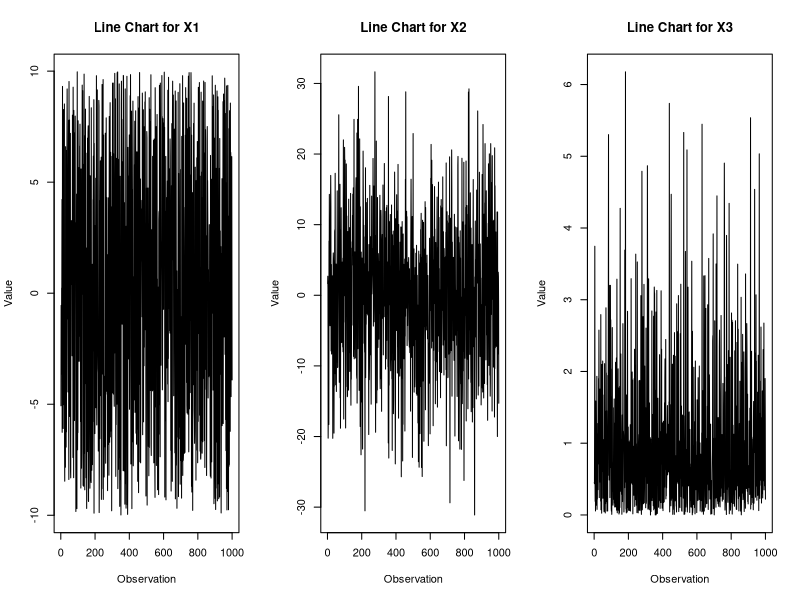
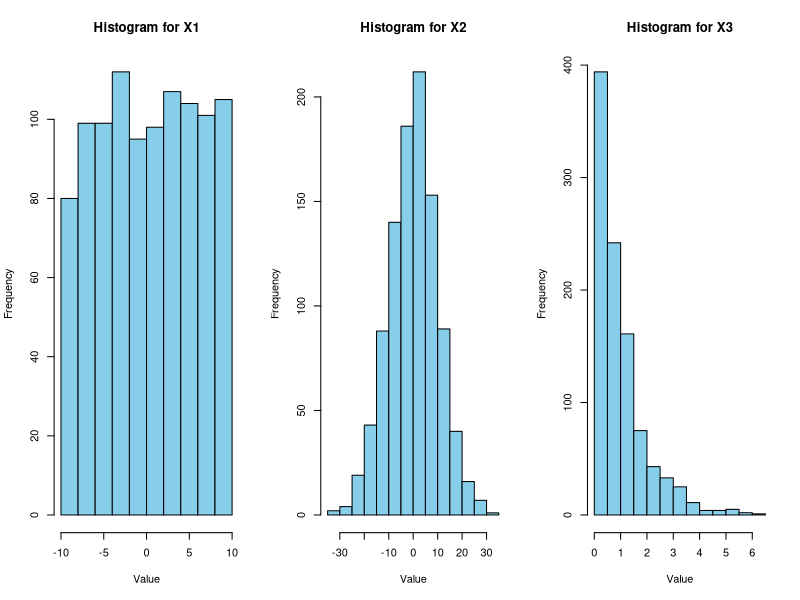
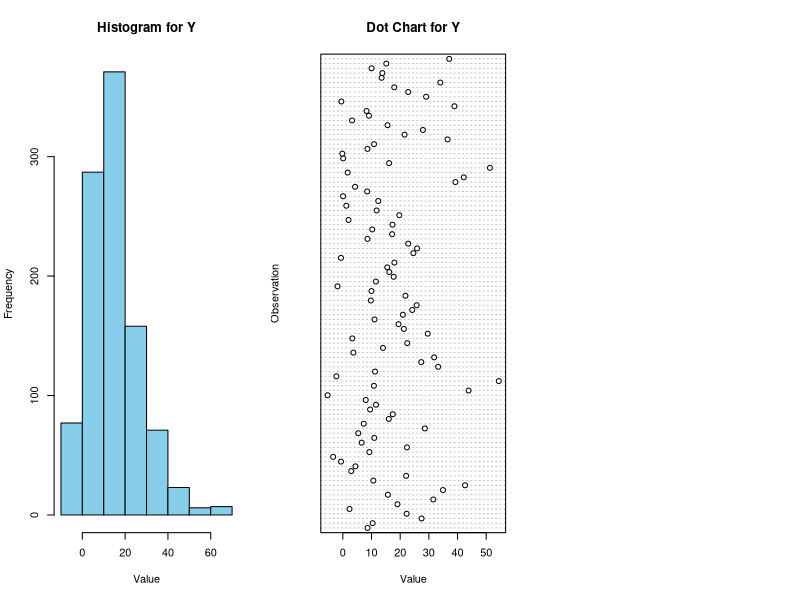
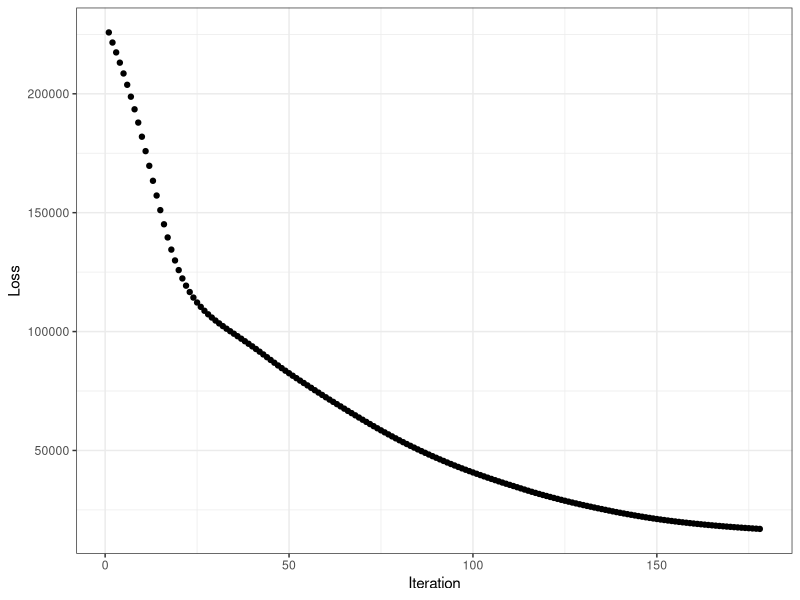

Reproduce these figures in R, in order. (Note: a time limit stopped this script after it produced the figures.)
## ---- chunk 1
library(tidyverse)

## create data:
m <- 1000
n_1_manual <- 3
n_L_manual <- 1

# initialize Xs
X <- data.frame(X1 = runif(n = m, min = -10, max = 10),
                X2 = rnorm(n = m, mean = 0, sd = 10),
                X3 = rexp(n = m, rate = 1)) %>%
  as.matrix(nrow = m,
            ncol = n_1_manual)

# get response
Y <- X[, 1] + 10 * sin(X[, 2])^2 + 10 * X[, 3] + rnorm(n = 1000)

# fix dims according to NN specs
X <- t(X)
Y <- t(Y)



# Create line chart for each variable
par(mfrow = c(1, 3))  # Set up plotting layout
for (i in 1:3) {
  plot(X[i, ], type = "l", main = paste("Line Chart for", rownames(X)[i]),
       xlab = "Observation", ylab = "Value")
}

# Create histogram for each variable
par(mfrow = c(1, 3))  # Reset plotting layout
for (i in 1:3) {
  hist(X[i, ], main = paste("Histogram for", rownames(X)[i]),
       xlab = "Value", ylab = "Frequency", col = "skyblue", border = "black")
}



# Create histogram for Y variable
hist(Y, main = "Histogram for Y", xlab = "Value", ylab = "Frequency", col = "skyblue", border = "black")

# Select a subset of Y values to display on the dot chart
subset_Y <- Y[seq(1, length(Y), by = 10)]  # Adjust the 'by' value as needed to control the density

# Create dot chart for Y variable with subset of values
dotchart(subset_Y, main = "Dot Chart for Y", xlab = "Value", ylab = "Observation")
## ---- chunk 2
## Specify Link Functions & Derivatives
get_link <- function(type = "sigmoid") {
  
  if (type == "identity") {
    # identity
    g <- function(x) {x}
    
  } else if (type == "sigmoid") {
    # sigmoid
    g <- function(x) {1 / (1 + exp(-x))}
    
  } else if (type == "softmax") {
    # softmax
    g <- function(x) {
      exp_x <- exp(x - max(x))  # Subtracting max(x) for numerical stability
      return(exp_x / sum(exp_x))
    }
    
  } else if (type == "relu") {
    # ReLU
    g <- function(x) {x * as.numeric(x > 0)}
    
  } else (return(NULL))
  
  return(g)

}

get_link_prime <- function(type = "sigmoid") {
  
  if (type == "identity") {
    # identity [FIX]
    g_prime <- function(x) {rep(1, length(x))}
    
  } else if (type == "sigmoid") {
    # sigmoid
    g_prime <- function(x) {exp(-x) / (1 + exp(-x))^2}
    
  } else if (type == "softmax") {
    # Derivative of softmax
    g_prime <- function(x) {
      s <- get_link("softmax")(x)
      return(s * (1 - s))
    }
  } else if (type == "relu") {
    # ReLU
    g_prime <- function(x) {as.numeric(x > 0)}
    
  } else (return(NULL))
  
  return(g_prime)

}
## ---- chunk 3
## Specify Loss Functions & Derivatives
get_loss_function <- function(type = "squared_error") {
  
  if (type == "squared_error") {
    
    loss <- function(y_hat, y) {sum((y_hat - y)^2)}
    
  } else if (type == "absolute_error") {
    
    loss <- function(y_hat, y) {sum(abs(y_hat - y))}
    
  } else if (type == "binary_cross_entropy") {
    
    loss <- function(y_hat, y) {-(y * log(y_hat) + (1-y) * log(1 - y_hat))}
    
  } else if (type == "categorical_cross_entropy") {
    
    loss <- function(y_hat, y) {-sum(y * log(y_hat))}
    
  } else (return(NULL))
  
  return(loss)

}

get_loss_prime <- function(type = "squared_error") {
  
  if (type == "squared_error") {
    
    loss_prime <- function(y_hat, y) {sum(2 * (y_hat - y))}
    
  } else if (type == "absolute_error") {
    
    loss_prime <- function(y_hat, y) {sum(sign(y_hat - y))}
    
  } else if (type == "binary_cross_entropy") {
    
    loss_prime <- function(y_hat, y) {-((y / y_hat) - ((1 - y) / (1 - y_hat)))}
    
  } else if (type == "categorical_cross_entropy") {
    
    loss_prime <- function(y_hat, y) {-sum(y / y_hat)}
    
  } else (return(NULL))
  
  return(loss_prime)

}
## ---- chunk 4
## creates a list of n empty lists
create_lists <- function(n) {
  out <- list()
  
  for (i in 1:n) {
    out[[i]] <- list()
  }
  
  return(out)
}

## friendlier diag() function
diag_D <- function(x) {
  
  if (length(x) == 1) {
        out <- x
      } else {
        out <- diag(as.numeric(x))
      }
  
  return(out)
}

generate_layer_sizes <- function(X,
                                 Y,
                                 hidden_layer_sizes) {
  
  return(c(nrow(X), hidden_layer_sizes, nrow(Y)))
  
}
## ---- chunk 5
initialize_NN <- function(layer_sizes,
                          activation_function = "sigmoid",
                          last_activation_function = "identity",
                          lower_bound = 0,
                          upper_bound = 1) {
  
  n <- layer_sizes
  
  ## initialize parameter matrices
  W <- list()
  b <- list()
  
  ## could vectorize w/ mapply()
  for (l in 2:length(n)) {
  
    W[[l]] <- matrix(data = runif(n = n[l - 1] * n[l],
                                  min = lower_bound,
                                  max = upper_bound),
                     nrow = n[l],
                     ncol = n[l - 1])
  
    b[[l]] <- matrix(data = runif(n = n[l],
                                  min = lower_bound,
                                  max = upper_bound),
                     nrow = n[l],
                     ncol = 1)
  
  }
  
  ## return
  return(list(W = W,
              b = b,
              activation_function = activation_function,
              last_activation_function = last_activation_function))
}
## ---- chunk 6
NN_output <- function(X,
                      NN_obj) {
  
  L <- length(NN_obj$W)
  ## if X is one obs, input will be a vector so dim will be null
  m <- ifelse(is.null(ncol(X)),
              1,
              ncol(X))
  
  g <- get_link(NN_obj$activation_function)
  g_last <- get_link(NN_obj$last_activation_function)
  
  a <- list()
  
  a[[1]] <- X
  
  for (l in 2:(L - 1)) {
    a[[l]] <- g(NN_obj$W[[l]] %*% a[[l - 1]] + matrix(data = rep(x = NN_obj$b[[l]],
                                                                 times = m),
                                                      ncol = m))
  }
  
  a[[L]] <- g_last(NN_obj$W[[L]] %*% a[[L - 1]] + matrix(data = rep(x = NN_obj$b[[L]],
                                                                    times = m),
                                                         ncol = m))
  
  return(a[[L]])
  
}
## ---- chunk 7
GD_iter <- function(NN_obj,
                    X,
                    Y,
                    rho = 1,
                    verbose = FALSE,
                    very_verbose = FALSE) {
  
  L <- length(NN_obj$W)
  ## if X is one obs, input will be a vector so dim will be null
  m <- ifelse(is.null(ncol(X)),
              1,
              ncol(X))
  
  ## get links
  g <- get_link(NN_obj$activation_function)
  g_prime <- get_link_prime(NN_obj$activation_function)
  g_last <- get_link(NN_obj$last_activation_function)
  g_last_prime <- get_link_prime(NN_obj$last_activation_function)
  
  z <- create_lists(L)
  a <- create_lists(L)
  D <- create_lists(L)
  delta <- create_lists(L)
  del_W <- create_lists(L)
  del_b <- create_lists(L)
  
  ## gradient descent
  for (i in 1:m) {
    
    ## forward
    a[[1]][[i]] <- X[, i]
    
    for (l in 2:(L - 1)) {
      z[[l]][[i]] <- NN_obj$W[[l]] %*% a[[l - 1]][[i]] + NN_obj$b[[l]]
      a[[l]][[i]] <- g(z[[l]][[i]])
      D[[l]][[i]] <- diag_D(g_prime(z[[l]][[i]]))
      
      if (very_verbose == TRUE) {print(paste0("Forward: obs ", i, " - layer ", l))}
    }
    
    ## last layer
    z[[L]][[i]] <- NN_obj$W[[L]] %*% a[[L - 1]][[i]] + NN_obj$b[[L]]
    a[[L]][[i]] <- g_last(z[[L]][[i]])
    D[[L]][[i]] <- diag_D(g_last_prime(z[[L]][[i]]))
    
    ## backward
    # eventually fix to match with loss function
    delta[[L]][[i]] <- D[[L]][[i]] %*% (a[[L]][[i]] - Y[, i])
    
    for (l in (L - 1):2) {
      delta[[l]][[i]] <- D[[l]][[i]] %*% t(NN_obj$W[[l + 1]]) %*% delta[[l + 1]][[i]]
      if (very_verbose == TRUE) {print(paste0("Backward: obs ", i, " - layer ", l))}
    }
    
    for (l in 2:L) {
      del_W[[l]][[i]] <- delta[[l]][[i]] %*% t(a[[l - 1]][[i]])
      del_b[[l]][[i]] <- delta[[l]][[i]]
      if (very_verbose == TRUE) {print(paste0("del: obs ", i, " - layer ", l))}
    }
    
    if ((verbose == TRUE) & (i %% 100 == 0)) {print(paste("obs", i, "/", m))}
    
  }
  
  ## update parameters
  
  # get averages
  ## del_W is a list where each element represents a layer
  ## in each layer, there's a list representing the layer's result for that obs
  ## here we collapse the results by taking the sum of our gradients
  del_W_all <- lapply(X = del_W,
                      FUN = Reduce,
                      f = "+") %>%
    lapply(X = .,
           FUN = function(x) x / m)
  
  del_b_all <- lapply(X = del_b,
                      FUN = Reduce,
                      f = "+") %>%
    lapply(X = .,
           FUN = function(x) x / m)
  
  # apply gradient
  W_out <- mapply(FUN = function(A, del_A) {A - rho * del_A},
                  A = NN_obj$W,
                  del_A = del_W_all)
  
  b_out <- mapply(FUN = function(A, del_A) {A - rho * del_A},
                  A = NN_obj$b,
                  del_A = del_b_all)
  
  ## return a new NN object
  return(list(W = W_out,
              b = b_out,
              activation_function = NN_obj$activation_function,
              last_activation_function = NN_obj$last_activation_function))
}
## ---- chunk 8
GD_perform <- function(X,
                       Y,
                       init_NN_obj,
                       rho = 0.01,
                       loss_function = "squared_error",
                       threshold = 1,
                       max_iter = 100,
                       print_descent = FALSE) {
  
  ## setup
  done_decreasing <- FALSE
  
  objective_function <- get_loss_function(type = loss_function)
  
  iteration_outputs <- list()
  output_objectives <- numeric()
  
  iteration_input <- init_NN_obj
  
  iter <- 1
  
  initial_objective <- objective_function(y = Y,
                                          y_hat = NN_output(X = X,
                                                            NN_obj = init_NN_obj))
  
  if (print_descent == TRUE) {
    print(paste0("iter: ", 0, "; obj: ", round(initial_objective, 1)))
  }
  
  while ((!done_decreasing) & (iter < max_iter)) {
    
    ## get input loss
    in_objective <- objective_function(y = Y,
                                       y_hat = NN_output(X = X,
                                                         NN_obj = iteration_input))
    
    ## iterate
    iteration_output <- GD_iter(NN_obj = iteration_input,
                                X = X,
                                Y = Y,
                                rho = rho,
                                verbose = FALSE,
                                very_verbose = FALSE)

    ## outputs
    out_objective <- objective_function(y = Y,
                                        y_hat = NN_output(X = X,
                                                          NN_obj = iteration_output))
    
    iteration_input <- iteration_output
    iteration_outputs[[iter]] <- iteration_output
    output_objectives[[iter]] <- out_objective
    
    if (print_descent == TRUE) {
      print(paste0("iter: ", iter, "; obj: ", round(out_objective, 1)))
    }
    
    iter <- iter + 1
    
    ## evaluate
    if (abs(in_objective - out_objective) < threshold) {
      done_decreasing <- TRUE
    }
    
  }
  
  return(list(final_NN = iteration_output,
              intermediate_NN = iteration_outputs,
              output_objectives = output_objectives,
              initial_objective = initial_objective,
              params = list(rho = rho,
                            loss_function = loss_function,
                            initial_NN = init_NN_obj)))
}
## ---- chunk 9
GD_plot <- function(GD_obj) {
  
    data.frame(x = 1:length(GD_obj$output_objectives),
               y = GD_obj$output_objectives) %>%
    ggplot(aes(x = x,
               y = y)) +
    geom_point() +
    theme_bw() +
    labs(x = "Iteration",
         y = "Loss")
    
}

GD_summary <- function(GD_obj,
                       print_summary = TRUE) {
  
  ## num iter
  num_iter <- length(GD_obj$output_objectives)
  
  ## loss improvement
  initial_objective <- GD_obj$initial_objective %>% round(1)
  final_objective <- last(GD_obj$output_objectives) %>% round(1)
  loss_improvement_ratio <- (final_objective / initial_objective)  %>% round(4)
  
  if (print_summary == TRUE) {
  
    ## prints
    cat(paste0("Gradient Descent Summary:", "\n",
               "  |", "\n",
               "  |  Number of Iterations: ", num_iter, "\n",
               "  |", "\n",
               "  |  Initial Objective: ", initial_objective, "\n",
               "  |  Final Objective: ", final_objective, "\n",
               "  |  Ratio: ", loss_improvement_ratio, "\n", "\n"))
    
    cat(paste0("----------------------------------------", "\n",
               "Initial W:", "\n", "\n"))
    print(GD_obj$params$initial_NN$W[-1])
    cat(paste0("----------------------------------------", "\n",
               "Final W:", "\n", "\n"))
    print(GD_obj$final_NN$W[-1])
    
    cat(paste0("----------------------------------------", "\n",
               "Initial b:", "\n", "\n"))
    print(GD_obj$params$initial_NN$b[-1])
    cat(paste0("----------------------------------------", "\n",
               "Final b:", "\n", "\n"))
    print(GD_obj$final_NN$b[-1])
    
  }
  
  return(list(num_iter = num_iter,
              initial_objective = initial_objective,
              final_objective = final_objective,
              loss_improvement_ratio = loss_improvement_ratio))
}
## ---- chunk 10
## initialize NN
init_NN <- initialize_NN(layer_sizes = generate_layer_sizes(X = X,
                                                            Y = Y,
                                                            hidden_layer_sizes = c(3)),
                         activation_function = "relu",
                         last_activation_function = "identity",
                         lower_bound = 0,
                         upper_bound = 1)

## train NN
GD_NN <- GD_perform(X = X,
                    Y = Y,
                    init_NN_obj = init_NN,
                    rho = 0.001,
                    loss_function = "squared_error",
                    threshold = 100,
                    max_iter = 1000,
                    print_descent = FALSE)

final_NN <- GD_NN$final_NN

## Summaries
NN_sum <- GD_summary(GD_obj = GD_NN)

GD_plot(GD_NN)
## ---- chunk 11
## get_layer_size function
get_layer_sizes <- function(NN_obj) {
  n_1 <- ncol(NN_obj$W[[2]])
  
  n_H <- sapply(NN_obj$W[-1],
                nrow)
  
  return(c(n_1, n_H))
}
## ---- chunk 12
layer_sizes_test <- get_layer_sizes(final_NN)
## ---- chunk 13
library(ggplot2)


# Number of folds for cross-validation
k <- 5
max_iter <- 100  # Set the maximum number of iterations for gradient descent

# Initialize vectors to store training and validation losses
train_losses <- matrix(NA, nrow = max_iter, ncol = k)
valid_losses <- matrix(NA, nrow = max_iter, ncol = k)

# Perform 5-fold cross-validation
for (fold in 1:k) {
  
  ## Define fold indices for X and Y separately
  fold_indices_X <- ((fold - 1) * ncol(X) / k + 1):(fold * ncol(X) / k)
  fold_indices_Y <- ((fold - 1) * ncol(Y) / k + 1):(fold * ncol(Y) / k)

  ## Splitting the data into train and validation sets for X and Y
  X_valid_fold <- X[, fold_indices_X]
  Y_valid_fold <- Y[, fold_indices_Y, drop = FALSE]
  X_train_fold <- X[, -fold_indices_X]
  Y_train_fold <- Y[, -fold_indices_Y, drop = FALSE]
  
  # Perform gradient descent on the training set for this fold
  GD_NN <- GD_perform(X = X_train_fold,
                      Y = Y_train_fold,
                      init_NN_obj = init_NN,
                      rho = 0.001,
                      loss_function = "squared_error",
                      threshold = 100,
                      max_iter = 1000,
                      print_descent = FALSE)
  
  # Evaluate the model on the validation set for this fold
  objective_function <- function(y, y_hat) {
    return(get_loss_function(type = "squared_error")(y_hat, y))
    }
  for (epoch in 1:max_iter) {
    train_loss <- objective_function(y = Y_train_fold,
                                     y_hat = NN_output(X = X_train_fold,
                                                       NN_obj = GD_NN$intermediate_NN[[epoch]]))
    valid_loss <- objective_function(y = Y_valid_fold,
                                     y_hat = NN_output(X = X_valid_fold,
                                                       NN_obj = GD_NN$intermediate_NN[[epoch]]))
    train_losses[epoch, fold] <- train_loss
    valid_losses[epoch, fold] <- valid_loss
    
  }
}

# Plot training and validation losses
epoch <- 1:max_iter
train_loss_mean <- apply(train_losses, 1, mean)
valid_loss_mean <- apply(valid_losses, 1, mean)


df_loss <- data.frame(epoch = epoch,
                      train_loss = train_loss_mean,
                      valid_loss = valid_loss_mean)

ggplot(data = df_loss, aes(x = epoch)) +
  geom_line(aes(y = train_loss, color = "Train Loss")) +
  geom_line(aes(y = valid_loss, color = "Validation Loss")) +
  scale_color_manual(values = c("Train Loss" = "blue", "Validation Loss" = "red")) +
  labs(x = "Epoch", y = "Loss", color = "Loss Type") +
  ggtitle("Training and Validation Losses") +
  theme_minimal()
